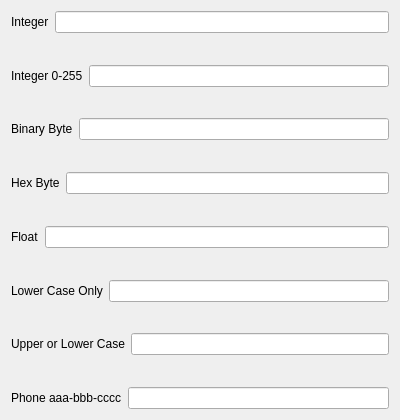
<?xml version="1.0" encoding="UTF-8"?>
<ui version="4.0">
 <class>Dialog</class>
 <widget class="QDialog" name="Dialog">
  <property name="geometry">
   <rect>
    <x>0</x>
    <y>0</y>
    <width>400</width>
    <height>420</height>
   </rect>
  </property>
  <property name="windowTitle">
   <string>Dialog</string>
  </property>
  <layout class="QVBoxLayout" name="verticalLayout">
   <item>
    <layout class="QHBoxLayout" name="horizontalLayout">
     <item>
      <widget class="QLabel" name="label">
       <property name="text">
        <string>Integer</string>
       </property>
      </widget>
     </item>
     <item>
      <widget class="QLineEdit" name="intLineEdit"/>
     </item>
    </layout>
   </item>
   <item>
    <layout class="QHBoxLayout" name="horizontalLayout_3">
     <item>
      <spacer name="verticalSpacer_14">
       <property name="orientation">
        <enum>Qt::Vertical</enum>
       </property>
       <property name="sizeHint" stdset="0">
        <size>
         <width>20</width>
         <height>17</height>
        </size>
       </property>
      </spacer>
     </item>
     <item>
      <spacer name="verticalSpacer_7">
       <property name="orientation">
        <enum>Qt::Vertical</enum>
       </property>
       <property name="sizeHint" stdset="0">
        <size>
         <width>20</width>
         <height>17</height>
        </size>
       </property>
      </spacer>
     </item>
    </layout>
   </item>
   <item>
    <layout class="QHBoxLayout" name="horizontalLayout_2">
     <item>
      <widget class="QLabel" name="label_2">
       <property name="text">
        <string>Integer 0-255</string>
       </property>
      </widget>
     </item>
     <item>
      <widget class="QLineEdit" name="intRLineEdit"/>
     </item>
    </layout>
   </item>
   <item>
    <layout class="QHBoxLayout" name="horizontalLayout_4">
     <item>
      <spacer name="verticalSpacer_13">
       <property name="orientation">
        <enum>Qt::Vertical</enum>
       </property>
       <property name="sizeHint" stdset="0">
        <size>
         <width>20</width>
         <height>17</height>
        </size>
       </property>
      </spacer>
     </item>
     <item>
      <spacer name="verticalSpacer_6">
       <property name="orientation">
        <enum>Qt::Vertical</enum>
       </property>
       <property name="sizeHint" stdset="0">
        <size>
         <width>20</width>
         <height>17</height>
        </size>
       </property>
      </spacer>
     </item>
    </layout>
   </item>
   <item>
    <layout class="QHBoxLayout" name="horizontalLayout_5">
     <item>
      <widget class="QLabel" name="label_3">
       <property name="text">
        <string>Binary Byte</string>
       </property>
      </widget>
     </item>
     <item>
      <widget class="QLineEdit" name="binaryLineEdit"/>
     </item>
    </layout>
   </item>
   <item>
    <layout class="QHBoxLayout" name="horizontalLayout_6">
     <item>
      <spacer name="verticalSpacer_12">
       <property name="orientation">
        <enum>Qt::Vertical</enum>
       </property>
       <property name="sizeHint" stdset="0">
        <size>
         <width>20</width>
         <height>17</height>
        </size>
       </property>
      </spacer>
     </item>
     <item>
      <spacer name="verticalSpacer_5">
       <property name="orientation">
        <enum>Qt::Vertical</enum>
       </property>
       <property name="sizeHint" stdset="0">
        <size>
         <width>20</width>
         <height>14</height>
        </size>
       </property>
      </spacer>
     </item>
    </layout>
   </item>
   <item>
    <layout class="QHBoxLayout" name="horizontalLayout_7">
     <item>
      <widget class="QLabel" name="label_4">
       <property name="text">
        <string>Hex Byte</string>
       </property>
      </widget>
     </item>
     <item>
      <widget class="QLineEdit" name="hexLineEdit"/>
     </item>
    </layout>
   </item>
   <item>
    <layout class="QHBoxLayout" name="horizontalLayout_8">
     <item>
      <spacer name="verticalSpacer_11">
       <property name="orientation">
        <enum>Qt::Vertical</enum>
       </property>
       <property name="sizeHint" stdset="0">
        <size>
         <width>20</width>
         <height>17</height>
        </size>
       </property>
      </spacer>
     </item>
     <item>
      <spacer name="verticalSpacer_4">
       <property name="orientation">
        <enum>Qt::Vertical</enum>
       </property>
       <property name="sizeHint" stdset="0">
        <size>
         <width>20</width>
         <height>14</height>
        </size>
       </property>
      </spacer>
     </item>
    </layout>
   </item>
   <item>
    <layout class="QHBoxLayout" name="horizontalLayout_9">
     <item>
      <widget class="QLabel" name="label_5">
       <property name="text">
        <string>Float</string>
       </property>
      </widget>
     </item>
     <item>
      <widget class="QLineEdit" name="floatLineEdit"/>
     </item>
    </layout>
   </item>
   <item>
    <layout class="QHBoxLayout" name="horizontalLayout_10">
     <item>
      <spacer name="verticalSpacer_10">
       <property name="orientation">
        <enum>Qt::Vertical</enum>
       </property>
       <property name="sizeHint" stdset="0">
        <size>
         <width>20</width>
         <height>17</height>
        </size>
       </property>
      </spacer>
     </item>
     <item>
      <spacer name="verticalSpacer_3">
       <property name="orientation">
        <enum>Qt::Vertical</enum>
       </property>
       <property name="sizeHint" stdset="0">
        <size>
         <width>20</width>
         <height>15</height>
        </size>
       </property>
      </spacer>
     </item>
    </layout>
   </item>
   <item>
    <layout class="QHBoxLayout" name="horizontalLayout_11">
     <item>
      <widget class="QLabel" name="label_6">
       <property name="text">
        <string>Lower Case Only</string>
       </property>
      </widget>
     </item>
     <item>
      <widget class="QLineEdit" name="lowerLineEdit"/>
     </item>
    </layout>
   </item>
   <item>
    <layout class="QHBoxLayout" name="horizontalLayout_12">
     <item>
      <spacer name="verticalSpacer_9">
       <property name="orientation">
        <enum>Qt::Vertical</enum>
       </property>
       <property name="sizeHint" stdset="0">
        <size>
         <width>20</width>
         <height>17</height>
        </size>
       </property>
      </spacer>
     </item>
     <item>
      <spacer name="verticalSpacer_2">
       <property name="orientation">
        <enum>Qt::Vertical</enum>
       </property>
       <property name="sizeHint" stdset="0">
        <size>
         <width>20</width>
         <height>14</height>
        </size>
       </property>
      </spacer>
     </item>
    </layout>
   </item>
   <item>
    <layout class="QHBoxLayout" name="horizontalLayout_13">
     <item>
      <widget class="QLabel" name="label_7">
       <property name="text">
        <string>Upper or Lower Case</string>
       </property>
      </widget>
     </item>
     <item>
      <widget class="QLineEdit" name="upOrLowLineEdit"/>
     </item>
    </layout>
   </item>
   <item>
    <layout class="QHBoxLayout" name="horizontalLayout_14">
     <item>
      <spacer name="verticalSpacer_8">
       <property name="orientation">
        <enum>Qt::Vertical</enum>
       </property>
       <property name="sizeHint" stdset="0">
        <size>
         <width>20</width>
         <height>17</height>
        </size>
       </property>
      </spacer>
     </item>
     <item>
      <spacer name="verticalSpacer">
       <property name="orientation">
        <enum>Qt::Vertical</enum>
       </property>
       <property name="sizeHint" stdset="0">
        <size>
         <width>20</width>
         <height>14</height>
        </size>
       </property>
      </spacer>
     </item>
    </layout>
   </item>
   <item>
    <layout class="QHBoxLayout" name="horizontalLayout_15">
     <item>
      <widget class="QLabel" name="label_8">
       <property name="text">
        <string>Phone aaa-bbb-cccc</string>
       </property>
      </widget>
     </item>
     <item>
      <widget class="QLineEdit" name="phoneLineEdit"/>
     </item>
    </layout>
   </item>
  </layout>
 </widget>
 <layoutdefault spacing="6" margin="11"/>
 <resources/>
 <connections/>
</ui>
